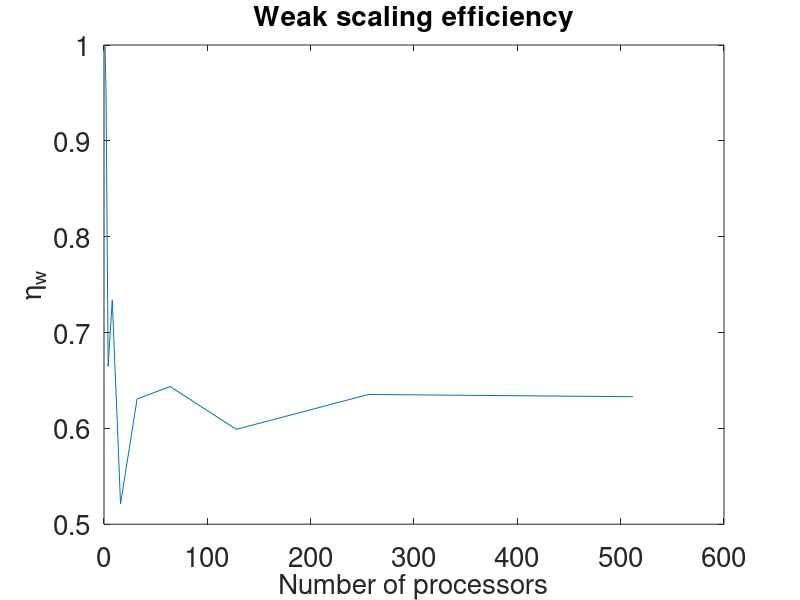

Reproduce this figure in MATLAB.
cpus = 2.^linspace(0,9,10);

t = [345, 364, 519, 470, 662, 547, 536, 576, 543, 545];
eta_w = t(1)./t

plot(cpus,eta_w);

fontsize = 20;
hax = gca;
set(hax, 'fontsize',fontsize ...
    );
xlabel('Number of processors',...
    'fontsize',fontsize...
    );
ylabel('\eta_w',...
    'fontsize',fontsize ...
    );
title('Weak scaling efficiency',...
    'fontsize',fontsize ...
    );